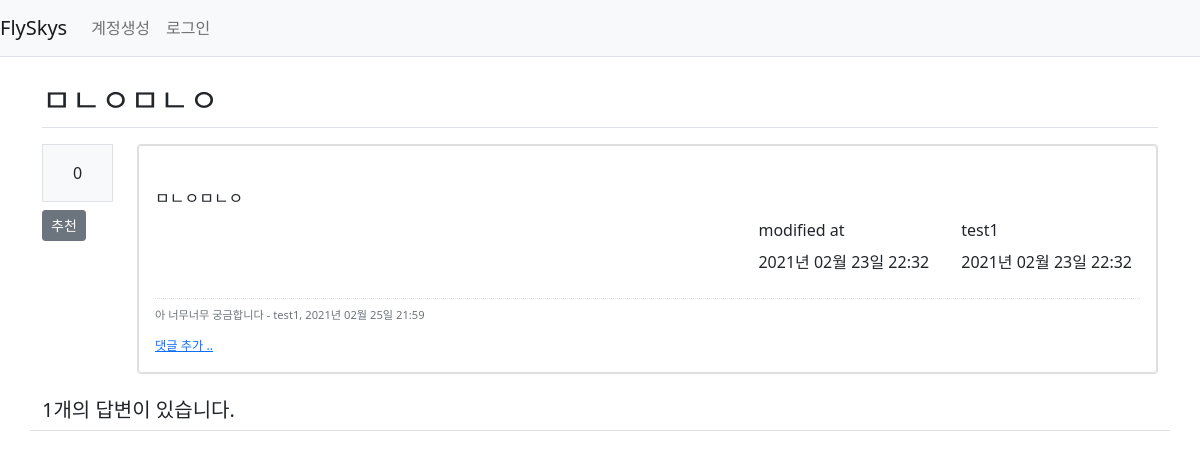
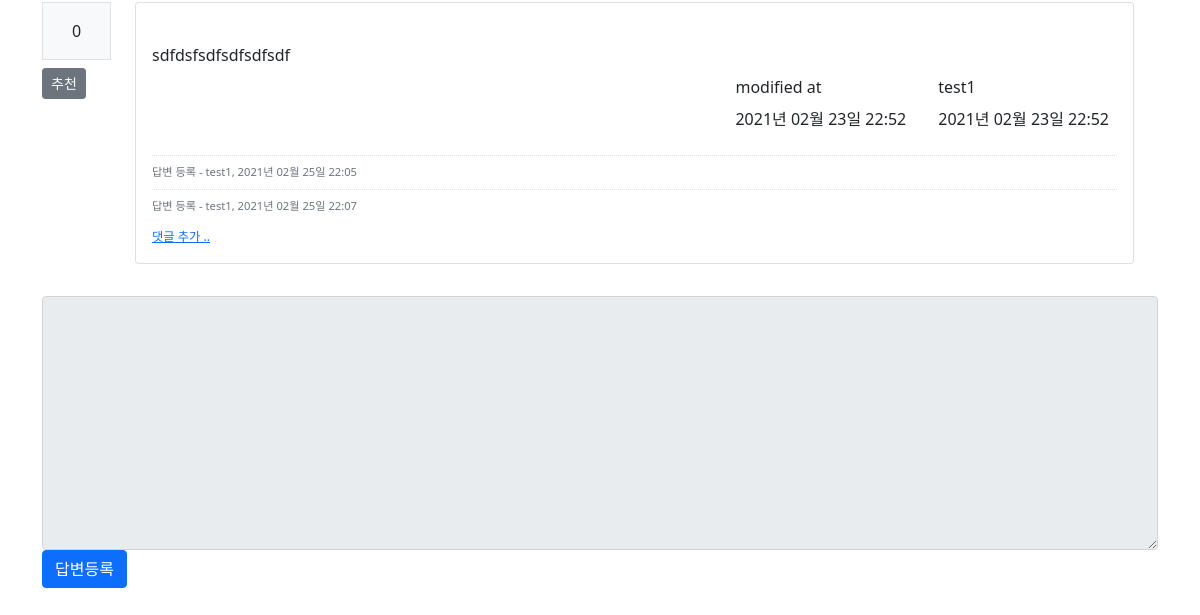
Page /question/detail/307/ on the earlier database version (2 pictures, top to bottom).
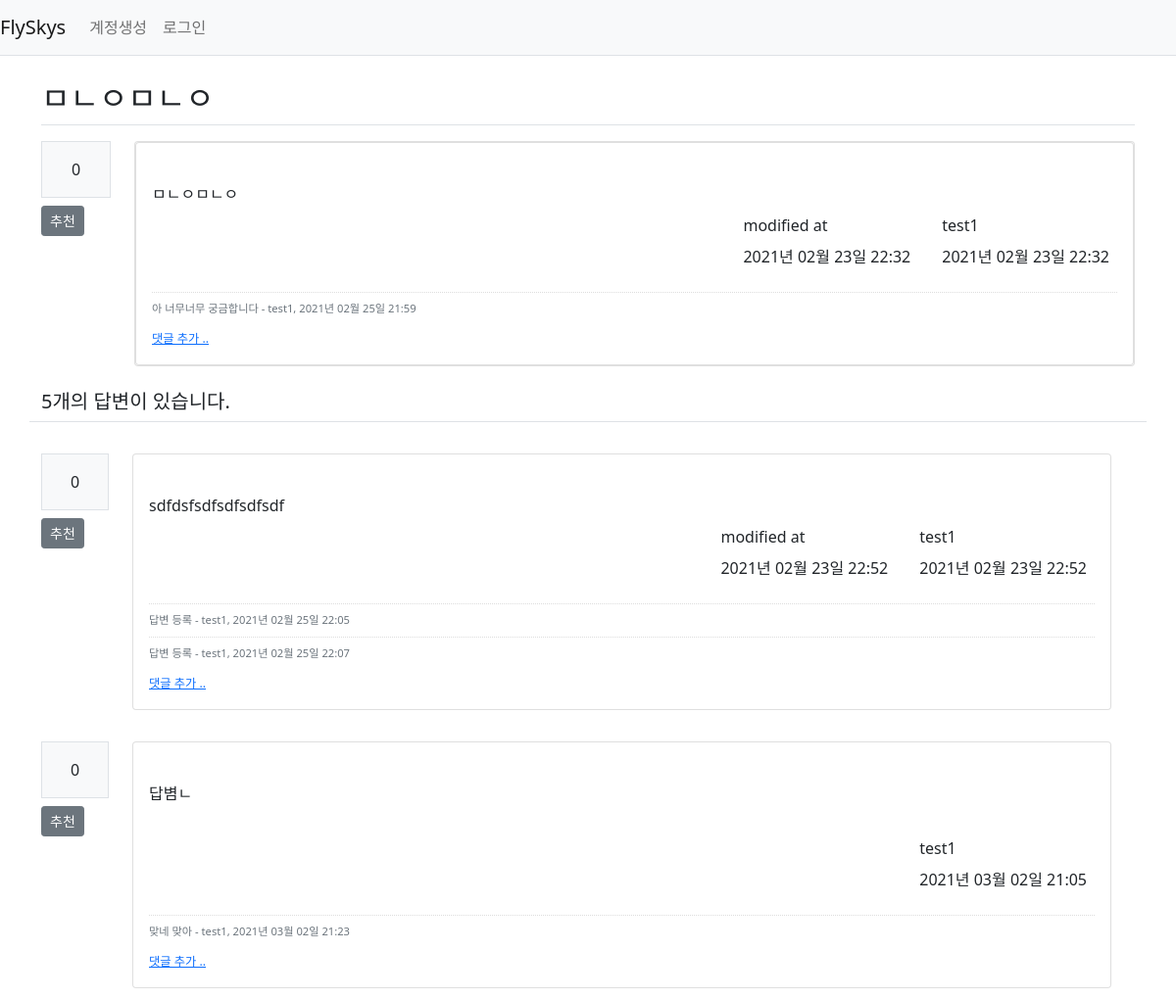
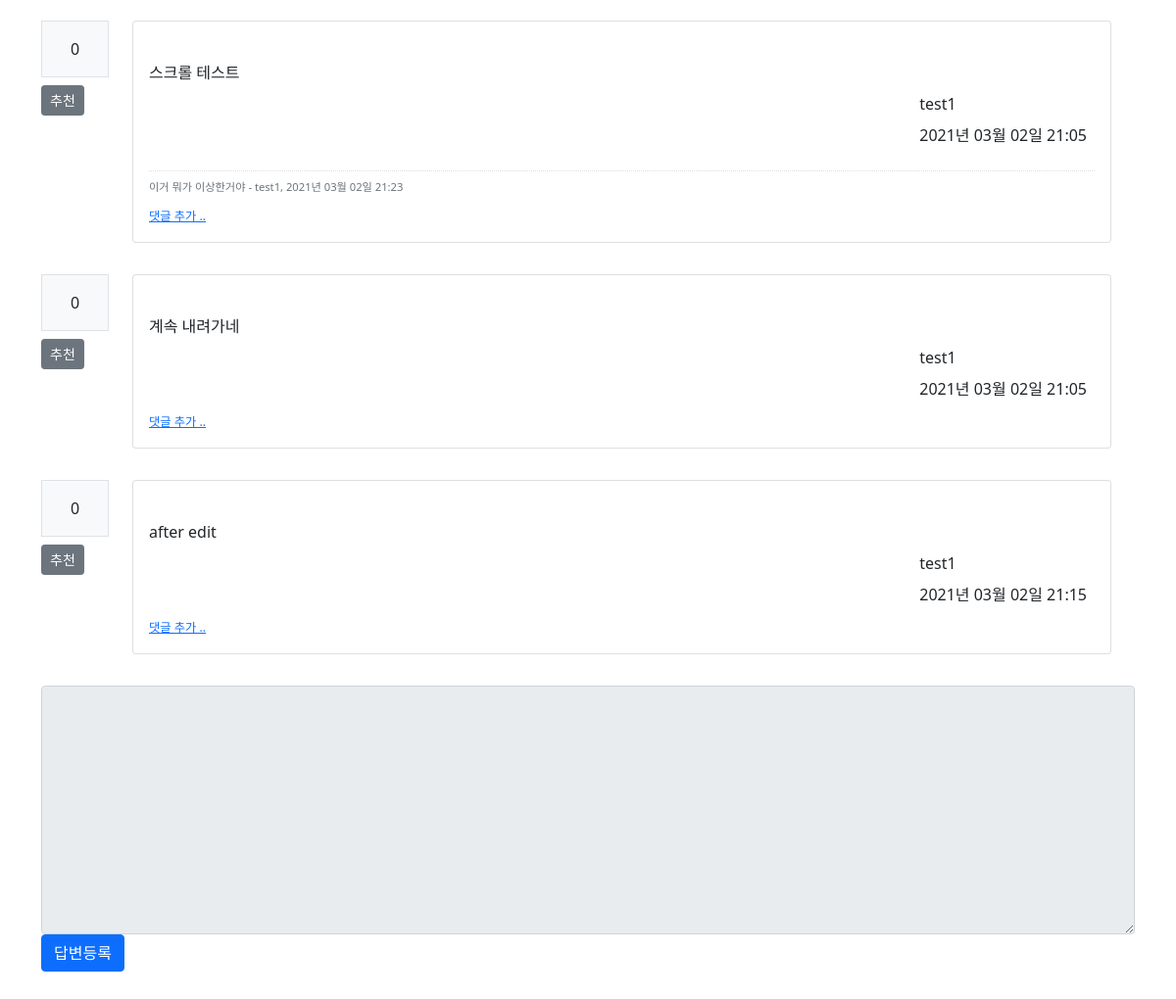
Same page on the later database version (2 pictures, top to bottom).
### flyskys/models.py (models this page shows)
class Question(db.Model):
    id = db.Column(db.Integer, primary_key=True)
    subject = db.Column(db.String(200), nullable=False)
    content = db.Column(db.Text(), nullable=False)
    create_date = db.Column(db.DateTime(), nullable=False)
    user_id = db.Column(db.Integer, db.ForeignKey(
        'user.id', ondelete='CASCADE'), nullable=False)
    user = db.relationship('User', backref=db.backref('question_set'))
    modify_date = db.Column(db.DateTime(), nullable=True)
    voter = db.relationship('User', secondary=question_voter,
                            backref=db.backref('question_voter_set'))

class User(db.Model):
    id = db.Column(db.Integer, primary_key=True)
    username = db.Column(db.String(150), unique=True, nullable=False)
    password = db.Column(db.String(200), nullable=False)
    email = db.Column(db.String(120), unique=True, nullable=False)

class Comment(db.Model):
    id = db.Column(db.Integer, primary_key=True)
    user_id = db.Column(db.Integer, db.ForeignKey(
        "user.id", ondelete="CASCADE"), nullable=False)
    user = db.relationship('User', backref=db.backref('comment_set'))
    content = db.Column(db.Text(), nullable=False)
    create_date = db.Column(db.DateTime(), nullable=False)
    modify_date = db.Column(db.DateTime())
    question_id = db.Column(db.Integer, db.ForeignKey(
        'question.id', ondelete='CASCADE'), nullable=True)
    question = db.relationship('Question', backref=db.backref('comment_set'))
    answer_ud = db.Column(db.Integer, db.ForeignKey(
        'answer.id', ondelete='CASCADE'), nullable=True)
    answer = db.relationship('Answer', backref=db.backref('comment_set'))

class Answer(db.Model):
    id = db.Column(db.Integer, primary_key=True)
    question_id = db.Column(
        db.Integer, db.ForeignKey("question.id", ondelete="CASCADE")
    )
    question = db.relationship("Question", backref=db.backref("answer_set"))
    content = db.Column(db.Text(), nullable=False)
    create_date = db.Column(db.DateTime(), nullable=False)
    user_id = db.Column(db.Integer, db.ForeignKey(
        'user.id', ondelete='CASCADE'), nullable=False)
    user = db.relationship('User', backref=db.backref('answer_set'))
    modify_date = db.Column(db.DateTime(), nullable=True)
    voter = db.relationship('User', secondary=answer_voter,
                            backref=db.backref('answer_voter_set'))

### flyskys/views/question_views.py (the view)
@bp.route("/detail/<int:question_id>/")
def detail(question_id):
    form = AnswerForm()
    question = Question.query.get_or_404(question_id)
    return render_template("question/question_detail.html", question=question, form=form)

### flyskys/forms.py
class AnswerForm(FlaskForm):
    content = TextAreaField(
        '내용', validators=[DataRequired('내용은 필수 입력 항목입니다.')])

### flyskys/filter.py (called while the page is built)
def format_datetime(value, fmt='%Y년 %m월 %d일 %H:%M'):
    return value.strftime(fmt)

### flyskys/views/auth_views.py (called while the page is built)
@bp.before_app_request
def load_logged_in_user():
    user_id = session.get('user_id')
    if user_id is None:
        g.user = None
    else:
        g.user = User.query.get(user_id)

### flyskys/templates/question/question_detail.html (shortened to what this page needs)
{% extends 'base.html' %} {% block content %}
<div class="container my-3">
  <h2 class="border-bottom py-2">{{ question.subject }}</h2>
  <div class="row my-3">
    <div class="col-1">
      <div class="bg-light text-center p-3 border font-weight-bolder mb-1">
        {{ question.voter|length }}
      </div>
      <a
        href="#"
        data-uri="{{ url_for('vote.question', question_id=question.id) }}"
        class="recommend btn btn-sm btn-secondary btn-block my-1"
        >추천</a
      >
    </div>
    <div class="col-11">
      <div class="card">
        <div class="card">
          <div class="card-body">
            <div class="card-text" style="white-space: pre-line">
              {{ question.content }}
            </div>
            <div class="d-flex justify-content-end">
              {% if question.modify_date %}
              <div class="p-2 text-left mx-3">
                <div class="mb-2">modified at</div>
                <div>{{ question.modify_date|datetime }}</div>
              </div>
              {% endif %}
              <div class="p-2 text-left">
                <div class="mb-2">{{ question.user.username }}</div>
                <div>{{ question.create_date|datetime }}</div>
              </div>
            </div>
            {% if question.comment_set|length > 0 %}
            <div class="mt-3">
              {% for comment in question.comment_set %}
              <div class="comment py-2 text-muted">
                <span style="white-space: pre-line">{{ comment.content }}</span>
                <span>
                  - {{ comment.user.username }}, {{ comment.create_date|datetime
                  }}
                </span>
              </div>
              {% endfor %}
            </div>
            {% endif %}
            <div>
              <a
                href="{{ url_for('comment.create_question', question_id=question.id) }}"
                class="small"
                ><small>댓글 추가 ..</small></a
              >
            </div>
          </div>
        </div>
      </div>
    </div>
    <h5 class="border-bottom my-3 py-2">
      {{ question.answer_set|length }}개의 답변이 있습니다.
    </h5>
    {% for answer in question.answer_set %}
    <div class="row my-3">
      <div class="col-1">
        <div class="bg-light text-center p-3 border font-weight-bolder mb-1">
          {{ answer.voter|length }}
        </div>
        <a
          href="#"
          data-uri="{{ url_for('vote.answer', answer_id=answer.id) }}"
          class="recommend btn btn-sm btn-secondary btn-block my-1"
          >추천</a
        >
      </div>
      <div class="col-11">
        <div class="card">
          <div class="card-body">
            <div class="card-text" style="white-space: pre-line">
              {{ answer.content }}
            </div>
            <div class="d-flex justify-content-end">
              {% if answer.modify_date %}
              <div class="p-2 text-left mx-3">
                <div class="mb-2">modified at</div>
                <div>{{ answer.modify_date|datetime }}</div>
              </div>
              {% endif %}
              <div class="p-2 text-left">
                <div class="mb-2">{{ answer.user.username }}</div>
                <div>{{ answer.create_date|datetime }}</div>
              </div>
            </div>
            {% if answer.comment_set|length > 0 %}
            <div class="mt-3">
              {% for comment in answer.comment_set %}
              <div class="comment py-2 text-muted">
                <span style="white-space: pre-line">{{ comment.content }}</span>
                <span>
                  - {{ comment.user.username }}, {{ comment.create_date|datetime
                  }}
                </span>
              </div>
              {% endfor %}
            </div>
            {% endif %}
            <div>
              <a
                href="{{ url_for('comment.create_answer', answer_id=answer.id) }}"
                class="small"
                ><small>댓글 추가 ..</small></a
              >
            </div>
          </div>
        </div>
      </div>
    </div>
    {% endfor %}
    <form
      action="{{ url_for('answer.create', question_id=question.id) }}"
      method="post"
      class="my-3"
    >
      <div class="form-group">
        <textarea
          {%
          if
          not
          g.user
          %}disabled{%
          endif
          %}
          name="content"
          id="content"
          class="form-control"
          rows="10"
        ></textarea>
      </div>
      <input type="submit" value="답변등록" class="btn btn-primary" />
    </form>
  </div>
  {% endblock %}

### flyskys/templates/base.html (shortened to what this page needs)
<!DOCTYPE html>
<html lang="ko">
  <head>
    <link
      rel="stylesheet"
      href="{{ url_for('static', filename='bootstrap.min.css') }}"
    />
    <link
      rel="stylesheet"
      href="{{ url_for('static', filename='style.css') }}"
    />
  </head>
  <body>
    {% include "navbar.html" %}
    {% block content %} {% endblock %}
  </body>
</html>

### flyskys/templates/navbar.html (shortened to what this page needs)
<nav class="navbar navbar-expand-lg navbar-light bg-light border-bottom">
  <a class="navbar-brand" href="{{ url_for('main.index') }}">FlySkys</a>
  <div class="collapse navbar-collapse flex-grow-0" id="navbarNav">
    {% if g.user %}
    <ul class="navbar-nav">
      <li class="nav-class">
        <a class="nav-link" href="{{ url_for('auth.logout') }}"
          >{{ g.user.username }} (로그아웃)</a
        >
      </li>
    </ul>
    {% else %}
    <ul class="navbar-nav">
      <li class="nav-item">
        <a class="nav-link" href="{{ url_for('auth.signup') }}">계정생성</a>
      </li>
      <li class="nav-item">
        <a class="nav-link" href="{{ url_for('auth.login') }}">로그인</a>
      </li>
    </ul>
    {% endif %}
  </div>
</nav>

### flyskys/static/style.css (style rules this page uses)
.comment { border-top: dotted 1px #ddd; font-size: 0.7em; }

Differences in the rows shown:
added Answer: voter|length "0", content "답볌ㄴ", user.username "test1", create_date "2021년 03월 02일 21:05"
added Comment: content "맞네 맞아", user.username "test1", create_date "2021년 03월 02일 21:23", shown under "0"
added Answer: voter|length "0", content "스크롤 테스트", user.username "test1", create_date "2021년 03월 02일 21:05"
added Comment: content "이거 뭐가 이상한거야", user.username "test1", create_date "2021년 03월 02일 21:23", shown under "0"
added Answer: voter|length "0", content "계속 내려가네", user.username "test1", create_date "2021년 03월 02일 21:05"
added Answer: voter|length "0", content "after edit", user.username "test1", create_date "2021년 03월 02일 21:15"
Other differences:
{{ question.answer_set|length }}: "1" → "5"
